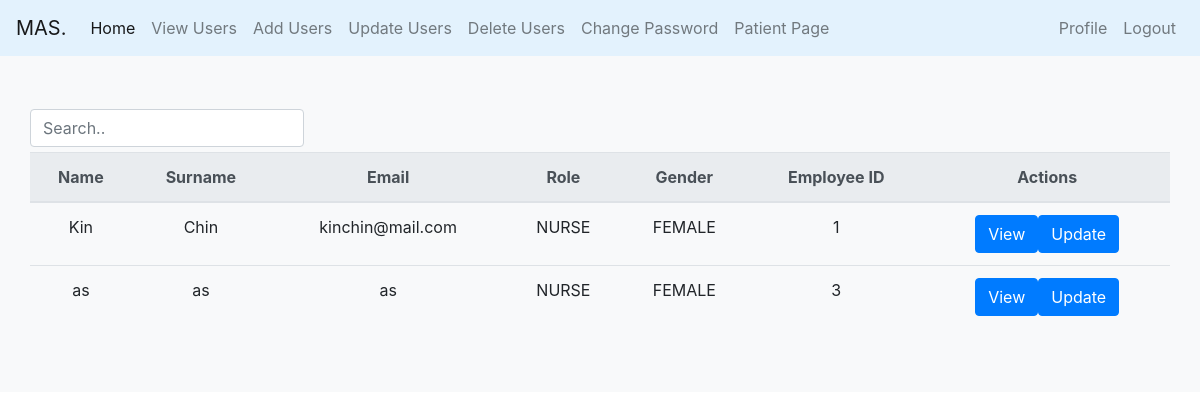
Screenshot of /Admin/viewNurse.php (signed in) with the database file from the repository.
### tables this page shows
CREATE TABLE IF NOT EXISTS `nurse` (
  `id` int(100) NOT NULL AUTO_INCREMENT,
  `name` varchar(100) NOT NULL,
  `surname` varchar(30) NOT NULL,
  `nric` varchar(9) NOT NULL,
  `dob` varchar(30) NOT NULL,
  `age` varchar(3) NOT NULL,
  `email` varchar(30) NOT NULL,
  `phone` varchar(8) NOT NULL,
  `address` varchar(50) NOT NULL,
  `bloodgroup` varchar(10) NOT NULL,
  `gender` enum('MALE','FEMALE') NOT NULL,
  `username` varchar(30) NOT NULL,
  `acctype` enum('NURSE') NOT NULL,
  `password` varchar(100) NOT NULL,
  `image` varchar(100) NOT NULL,
  PRIMARY KEY (`id`)
);

### Admin/validateAdminSession.php (called while the page is built, shortened)
<?php include "../classes.php" ?>
<?php
    $searchName = null;
    $searchSurname = null;
    $searchEmail = null;
    $searchAcctype = null;
    $searchGender = null;
    $searchID = null;
?>

### classes.php (called while the page is built, shortened)
<?php
class Nurse {
    public static function getFilterNurse($conn, $name, $surname, $email, $acctype, $gender, $id) {
        $name = $conn->real_escape_string($name);
        $surname = $conn->real_escape_string($surname);
        $email = $conn->real_escape_string($email);
        $acctype = $conn->real_escape_string($acctype);
        $gender = $conn->real_escape_string($gender);
        $id = $conn->real_escape_string($id);
        $stmt = $conn->prepare
        ("
            SELECT name, surname, email, acctype, gender, id
            FROM nurse
            WHERE name LIKE '%$name%'
            AND surname LIKE '%$surname%'
            AND email LIKE '%$email%'
            AND acctype LIKE '%$acctype%'
            AND gender LIKE '%$gender%'
            AND id LIKE '%$id%'
        ");
        $stmt->execute();
        $result = $stmt->get_result();
        $count = mysqli_num_rows($result);
        if ($count > 0)
            return $result;
        else
            return null;
    }
}
?>

### Admin/viewNurse.php (the view, shortened to what this page needs)
<?php include 'validateAdminSession.php' ?>
<?php
$result = Nurse::getFilterNurse($conn, $searchName, $searchSurname, $searchEmail, $searchAcctype, $searchGender, $searchID);
$html = "";
if ($result != null) {
	while ($row = $result->fetch_array()) {
		$name = $row["name"];
		$surname = $row["surname"];
		$email = $row["email"];
		$acctype = $row["acctype"];
		$gender = $row["gender"];
		$id = $row["id"];
		$html .= "<tr class='text-center'>";
		$html .= "<td>$name</td>";
		$html .= "<td>$surname</td>";
		$html .= "<td>$email</td>";
		$html .= "<td>$acctype</td>";
		$html .= "<td>$gender</td>";
		$html .= "<td>$id</td>";
		$html .= "<td><a href = \"nurseProfile.php?ID=" . $row['id'] . "\" class='btn btn-primary'>View</a>";
		$html .= "<a href = \"updateNurseProfile.php?ID=" . $row['id'] . "\" class='btn btn-primary'>Update</a></td>";
	}
} else {
	$html .= "<tr class='text-center fw-bold'><td colspan=8>No records found</td></tr>";
}
?>
<!DOCTYPE html>
<html lang="en">
<head>
    <link type="text/css" rel="stylesheet" href="./CSS/adminHome.css">
    <link href="//maxcdn.bootstrapcdn.com/bootstrap/4.0.0/css/bootstrap.min.css" rel="stylesheet" id="bootstrap-css">
</head>
<body>
<?php include '../header.php'; ?>
    <div class="album py-5 bg-light">
        <div class="container">
            <div class="row">
                <form class="form-inline">
                    <input type="search" class="form-control" id="searchField" placeholder="Search..">
                </form>
                <br><br>
                <table class="table">
                    <thead class="thead-light">
                        <tr class='text-center'>
                            <th scope="col">Name</th>
                            <th scope="col">Surname</th>
                            <th scope="col">Email</th>
                            <th scope="col">Role</th>
                            <th scope="col">Gender</th>
                            <th scope="col">Employee ID</th>
                            <th scope="col">Actions</th>
                        </tr>
                    </thead>
                    <tbody id="searchTable">
						<tr>
						<?php echo $html ?>
						</tr>
                    </tbody>
                </table>
            </div>
        </div>
    </div>
</body>
</html>

### Admin/CSS/adminHome.css (style rules this page uses)
body, h1 { font-family:"Arial",sans-serif; }

### rows the page displays
nurse: name "Kin", surname "Chin", email "kinchin@mail.com", acctype "NURSE", gender "FEMALE", id "1"
nurse: name "as", surname "as", email "as", acctype "NURSE", gender "FEMALE", id "3"
